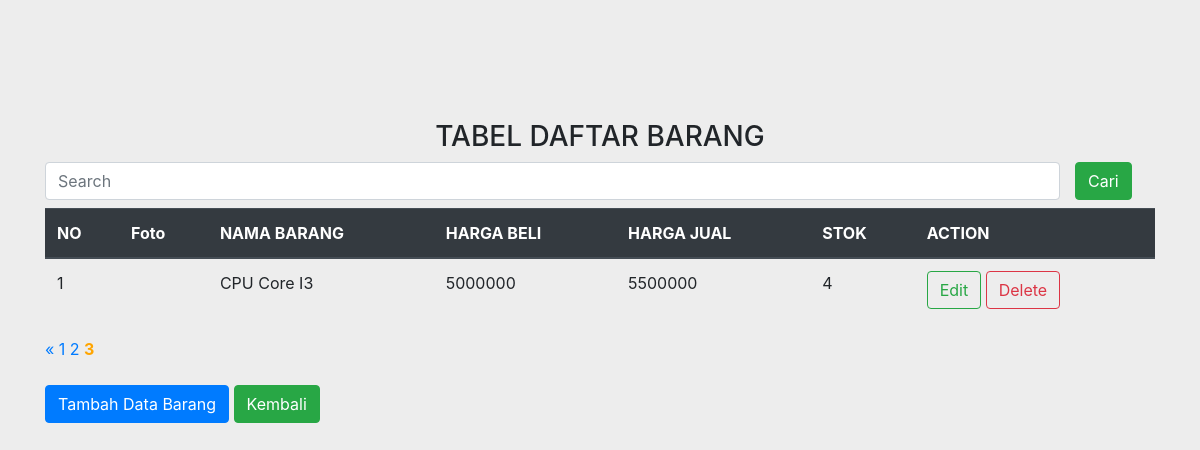
The page /nutech/index.php?halaman=3 on the database its author committed.
### tables this page shows
CREATE TABLE `tabel_barang` (
  `id` int(11) NOT NULL,
  `foto_barang` varchar(100) NOT NULL,
  `nama_barang` varchar(100) NOT NULL,
  `harga_beli` int(100) NOT NULL,
  `harga_jual` int(100) NOT NULL,
  `stok` int(100) NOT NULL
);

### nutech/functions.php (called while the page is built, shortened)
<?php
$conn = mysqli_connect("localhost", "root", "", "nutech_integrasi");
function query($query) {
	global $conn;
	$result = mysqli_query($conn, $query);
	$rows = [];
	while($row = mysqli_fetch_assoc($result) ) {
		$rows[] = $row;
	}
	return $rows;
}
?>

### nutech/index.php (the view, shortened to what this page needs)
<?php
require 'functions.php';
$isitabel = query ("SELECT * FROM tabel_barang");
	$jumlahdataPerHalaman = 3;
	$jumlahData = count(query("SELECT * FROM tabel_barang"));
	$jumlahHalaman = ceil($jumlahData / $jumlahdataPerHalaman);
	$halamanAktif = ( isset($_GET["halaman"]) ) ? $_GET["halaman"] : 1;
	$awalData = ( $jumlahdataPerHalaman * $halamanAktif ) - $jumlahdataPerHalaman;
	$isitabel = query("SELECT * FROM tabel_barang LIMIT $awalData, $jumlahdataPerHalaman");
?>
<!DOCTYPE html>
<html lang="en">
<head>
	<link rel="stylesheet" href="style.css">
	<link rel="stylesheet" href="https://stackpath.bootstrapcdn.com/bootstrap/4.3.1/css/bootstrap.min.css">
</head>
<body>
	<div class="container" >
		<h3 class="text-center">TABEL DAFTAR BARANG</h3>
		<form class="form-group row mb-2" action="" method="post">
			<div class="col-sm-11">
			    <input type="text" class="form-control" autofocus autocomplete="off" placeholder="Search" name="keyword">
			</div>
			<button class="btn btn-success" name="cari">Cari</button>
		</form>
		<table class="table">
		  <thead class="thead-dark">
		    <tr>
		      <th scope="col">NO</th>
		      <th scope="col">Foto</th>
		      <th scope="col">NAMA BARANG</th>
		      <th scope="col">HARGA BELI</th>
		      <th scope="col">HARGA JUAL</th>
		      <th scope="col">STOK</th>
		      <th scope="col">ACTION</th>
		    </tr>
		  </thead>
		  <tbody>
			<?php $a = 1; ?>
			<?php foreach ($isitabel as $row) : ?>
		    <tr>
		      <td><?= $a; ?></td>
		      <td><img src="image/<?= $row["foto_barang"]; ?>" alt="" style="width: 50px;"></td>
		      <td><?= $row["nama_barang"]; ?></td>
		      <td><?= $row["harga_beli"]; ?></td>
		      <td><?= $row["harga_jual"]; ?></td>
		      <td><?= $row["stok"]; ?></td>
		      <td>
		      	<a href="ubah.php?id=<?= $row["id"]; ?>" class="btn btn-outline-success" role="button">Edit </a>
		      	<a href="hapus.php?id=<?= $row["id"]; ?>" onclick="return confirm('Apakah data akan dihapus ?');" class="btn btn-outline-danger" role="<button></button>">Delete</a>
		      </td>
		    </tr>
		    <?php $a++; ?>
		<?php endforeach ?>
		  </tbody>
		</table>
		<div class="navigasi" class="text-center">
			<?php if ($halamanAktif > 1) : ?>
				<a href="?halaman=<?= $halamanAktif -1; ?>">&laquo;</a>
			<?php endif; ?>
			<?php for( $i = 1; $i <= $jumlahHalaman; $i++) : ?>
				<?php if( $i == $halamanAktif) : ?>
					<a href="?halaman=<?= $i; ?>" style="font-weight: bold; color:orange;" ><?= $i; ?></a>
				<?php else : ?>
					<a href="?halaman=<?= $i; ?>"><?= $i; ?></a>
				<?php endif; ?>
			<?php endfor; ?>
			<br>
			<br>
		</div>
		<a href="tambah_data.php" class="btn btn-primary" role="button" aria-pressed="true" style="margin-bottom: 30px;">Tambah Data Barang</a>
		<a href="index.php" class="btn btn-success" role="button" aria-pressed="true" style="margin-bottom: 30px;">Kembali</a>
	</div>
</body>
</html>

### nutech/style.css (style rules this page uses)
body { background-color: #ededed !important; }
.container { padding: 10%; }
h3 { text-align: center; }

### rows shown on the page
tabel_barang: nama_barang "CPU Core I3", harga_beli "5000000", harga_jual "5500000", stok "4"
